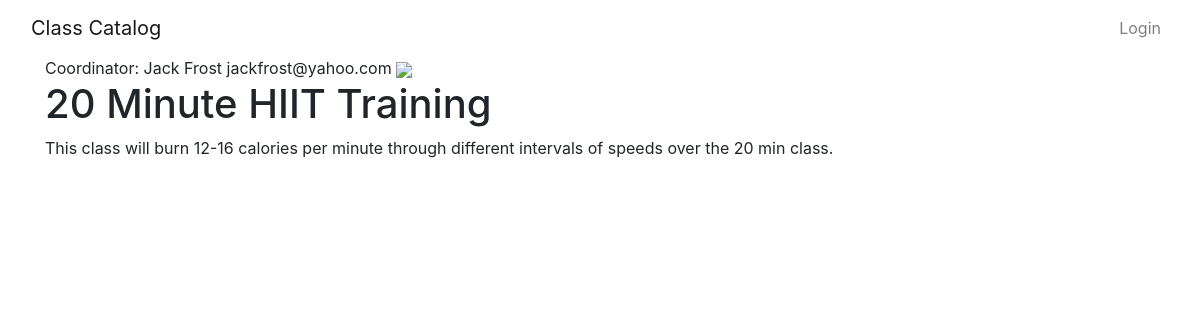
The app's page /categories/Running/1 with its own data.
### models.py (models this page shows, shortened)
class User(Base):
    __tablename__ = 'user'
    id = Column(Integer(), primary_key=True)
    name = Column(String(64), nullable=False)
    email = Column(String(250), nullable=False)
    picture = Column(String(250))

class ClassName(Base):
    __tablename__ = 'class'
    id = Column(Integer(), primary_key=True)
    class_name = Column(String(250), nullable=False)
    description = Column(Text(), nullable=False)
    category_id = Column(Integer(), ForeignKey('category.id'))
    category = relationship(Category)
    user_id = Column(Integer(), ForeignKey('user.id'))
    user = relationship(User)

### catalog.py (the view)
@app.route('/categories/<category_name>/<int:class_id>')
def class_description(category_name, class_id):
    category = session.query(Category).filter_by(category_name=category_name).one()
    item = session.query(ClassName).filter_by(id=class_id).one()
    creator = get_user_info(item.user_id)
    print(creator)
    if 'username' not in login_session:
        return render_template('publicclassdescription.html', category=category, item=item, creator=creator)
    return render_template('class_description.html', category=category, item=item, creator=creator)

### catalog.py (called while the page is built)
def get_user_info(user_id):
    user = session.query(User).filter_by(id=user_id).one()
    return user

### templates/publicclassdescription.html (shortened to what this page needs)
{% extends 'base.html' %}
{% block content %}
    <div class="container">
Coordinator:  {{creator.name}} {{ creator.email }}
<img src="'{{ creator.picture }}'">
<h1>{{item.class_name}}</h1>
{{item.description}}<br/>
{% endblock %}

### records on screen
User: name "Jack Frost", email "jackfrost@yahoo.com"
ClassName: class_name "20 Minute HIIT Training", description "This class will burn 12-16 calories per minute through different intervals of speeds over the 20 min class."
